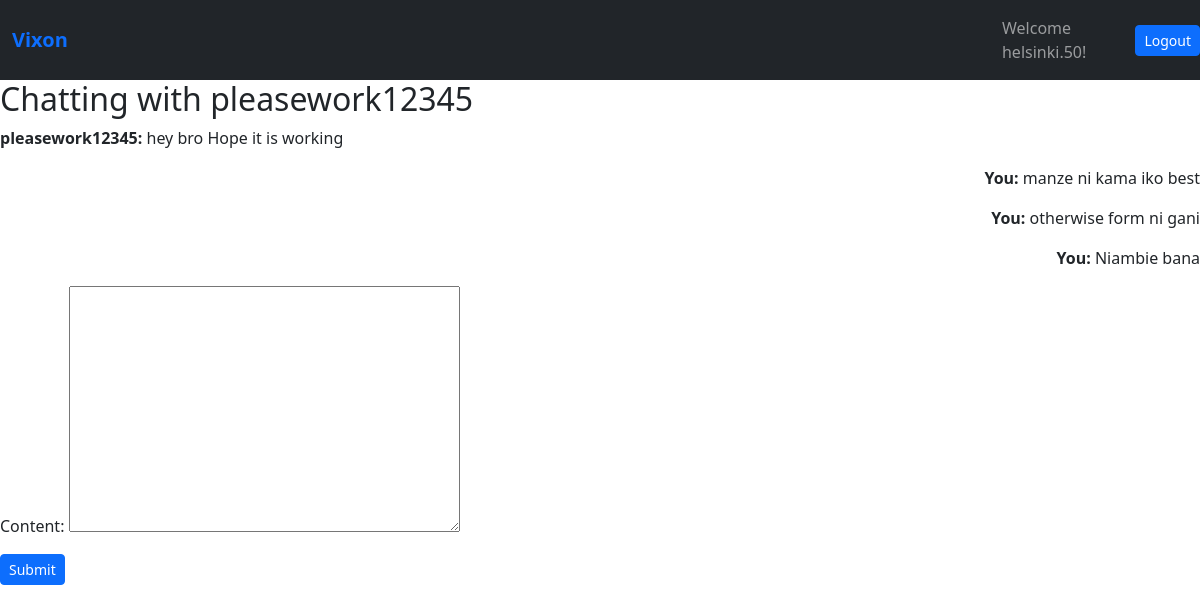
Screenshot of /chat/pleasework12345 (signed in) with the database file from the repository.
### learnedapp/models.py (models this page shows, shortened)
class Messages(models.Model):
    sender = models.ForeignKey(User, on_delete=models.CASCADE, related_name='sent_messages')
    reciever = models.ForeignKey(User, on_delete=models.CASCADE, related_name='recieved_messages')
    content = models.TextField()
    timestamp = models.DateTimeField(auto_now_add=True)
    is_read = models.BooleanField(default=False)

### learnedapp/views.py (the view)
# urls.py: path('chat/<str:username>', views.chat, name='chat'),
@login_required
def chat(request, username):
    if request.user.username == username:
        return redirect('profile')
    reciever = get_object_or_404(User, username=username) #User.objects.get(username=username)
    messages = Messages.objects.filter(
        sender__in = [request.user, reciever],
        reciever__in = [request.user, reciever]
    ).order_by('timestamp')
    Messages.objects.filter(
        sender = reciever,
        reciever = request.user,
        is_read = False
    ).update(is_read=True)
    if request.method == 'POST':
        form = MessageForm(request.POST)
        if form.is_valid():
            msg = form.save(commit=False)
            msg.sender = request.user
            msg.reciever = reciever
            msg.save()
            return redirect('chat', username=reciever.username)
    else:
        form = MessageForm()
    context = {'messages': messages, 'form': form, 'reciever': reciever}
    return render(request, 'learnedapp/chat.html', context)

### learnedapp/forms.py
class MessageForm(forms.ModelForm):
    class Meta:
        model = Messages
        fields = ['content']

### learnedapp/templates/learnedapp/chat.html (shortened to what this page needs)
{% extends 'learnedapp/base.html' %}
{% block content %}
<h2>Chatting with {{ reciever.username }}</h2>
{% for message in messages %}
    {% if message.sender == request.user %}
        <p style="text-align:right;">
            <strong>You:</strong> {{ message.content }}
        </p>
    {% else %}
        <p>
            <strong>{{ message.sender.username }}:</strong> {{ message.content }}
        </p>
    {% endif %}
{% endfor %}
<form method="post">
    {{ form.as_p}}
    <button type="submit" class="btn btn-sm btn-primary">Submit</button>
</form>
{% endblock %}

### learnedapp/templates/learnedapp/base.html (shortened to what this page needs)
{% load static %}
<!DOCTYPE html>
<html lang="en">
<head>
    <link rel="stylesheet" href="{% static 'css/bootstrap.min.css' %}">
</head>
<body>
        <nav class="navbar navbar-expand-lg navbar-dark bg-dark">
  <div class="container">
    <a class="navbar-brand text-primary fw-bold" href="/">Vixon</a>
   </div>
    <div class="ms-auto d-flex align-items-center" style="flex-direction: row;">
        {% if user.is_authenticated %}
            <span class="navbar-text me-3 ">Welcome {{ user.username }}!</span>
            <form action="{% url 'logout' %}" method="POST" style="display: inline;">
                <button type="submit" class="btn btn-sm btn-primary">Logout</button>
            </form>
        </div>
        </nav>
        {% else %}
            <a href="{% url 'login'%}" class="btn btn-sm btn-outline-light me-2">Login</a>
            <a href="{% url 'register' %}" class="btn btn-sm btn-primary">Sign <span>Up</span></a>
        </div>
        </nav>
        {% endif %}
    {% block content %}
    {% endblock %}
</body>
</html>

### rows the page displays
Messages: sender.username "pleasework12345", content "hey bro Hope it is working"
Messages: content "manze ni kama iko best"
Messages: content "otherwise form ni gani"
Messages: content "Niambie bana"

### other values shown
{{ user.username }} "helsinki.50"
{{ reciever.username }} "pleasework12345"
